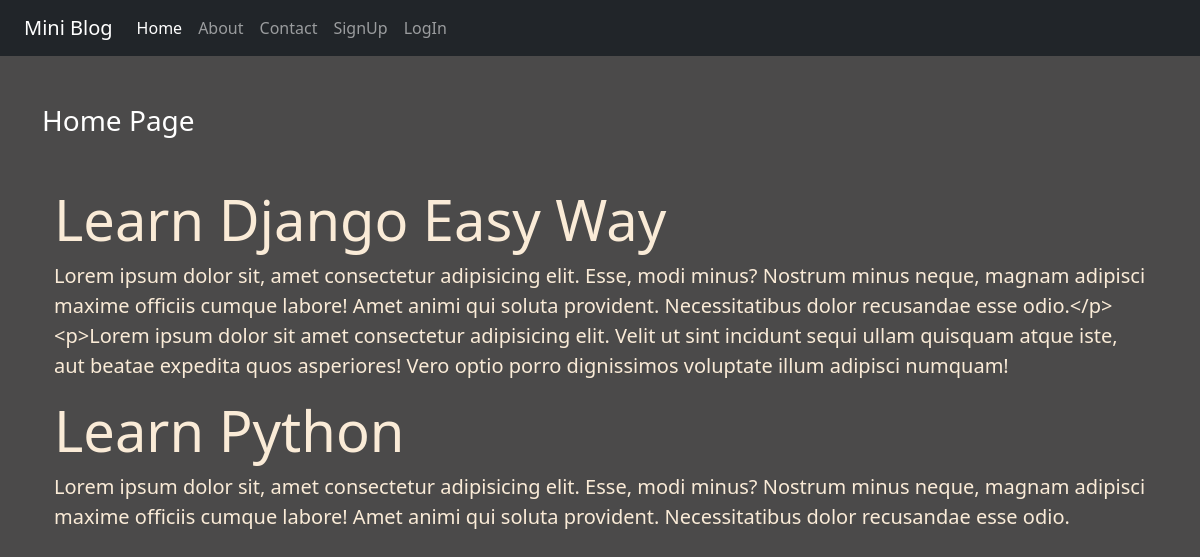
The page / on the database its author committed.
### blog/models.py (models this page shows)
class Blog(models.Model):
    title = models.CharField(max_length=100)
    desc = models.TextField()

### blog/views.py (the view)
# urls.py: path('', views.home),
def home(request):
    blogs = Blog.objects.all()
    return render(request, 'blog/home.html', {'blogs':blogs})

### blog/templates/blog/home.html
{% extends 'blog/base.html' %}
{% load static %}
{% block content %}
<div class="coml-10">
    <h3 class="text-white my-5">Home Page</h3>
    {% for blog in blogs %}
    <div class="jumbotron <div class="jumbotron jumbotron-fluid jumbo-color">
        <div class="container">
            <h1 class="display-4 font-weight-bold">{{blog.title}}</h1>
            <p class="lead">{{blog.desc}}</p>
        </div>
    </div>
    {% endfor %}
</div>
{% endblock content %}

### blog/static/blog/css/style.css (style rules this page uses)
body { background-color: rgb(75,74,74); color: antiquewhite; }

### rows shown on the page
Blog: title "Learn Django Easy Way", desc "Lorem ipsum dolor sit, amet consectetur adipisicing elit. Esse, modi minus? Nostrum minus neque, magnam adipisci maxime officiis cumque labore! Amet animi qui soluta provident. Necessitatibus dolor recusandae esse odio.</p> <p>Lorem ipsum dolor sit amet consectetur adipisicing elit. Velit ut sint incidunt sequi ullam quisquam atque iste, aut beatae expedita quos asperiores! Vero optio porro dignissimos voluptate illum adipisci numquam!"
Blog: title "Learn Python", desc "Lorem ipsum dolor sit, amet consectetur adipisicing elit. Esse, modi minus? Nostrum minus neque, magnam adipisci maxime officiis cumque labore! Amet animi qui soluta provident. Necessitatibus dolor recusandae esse odio."
